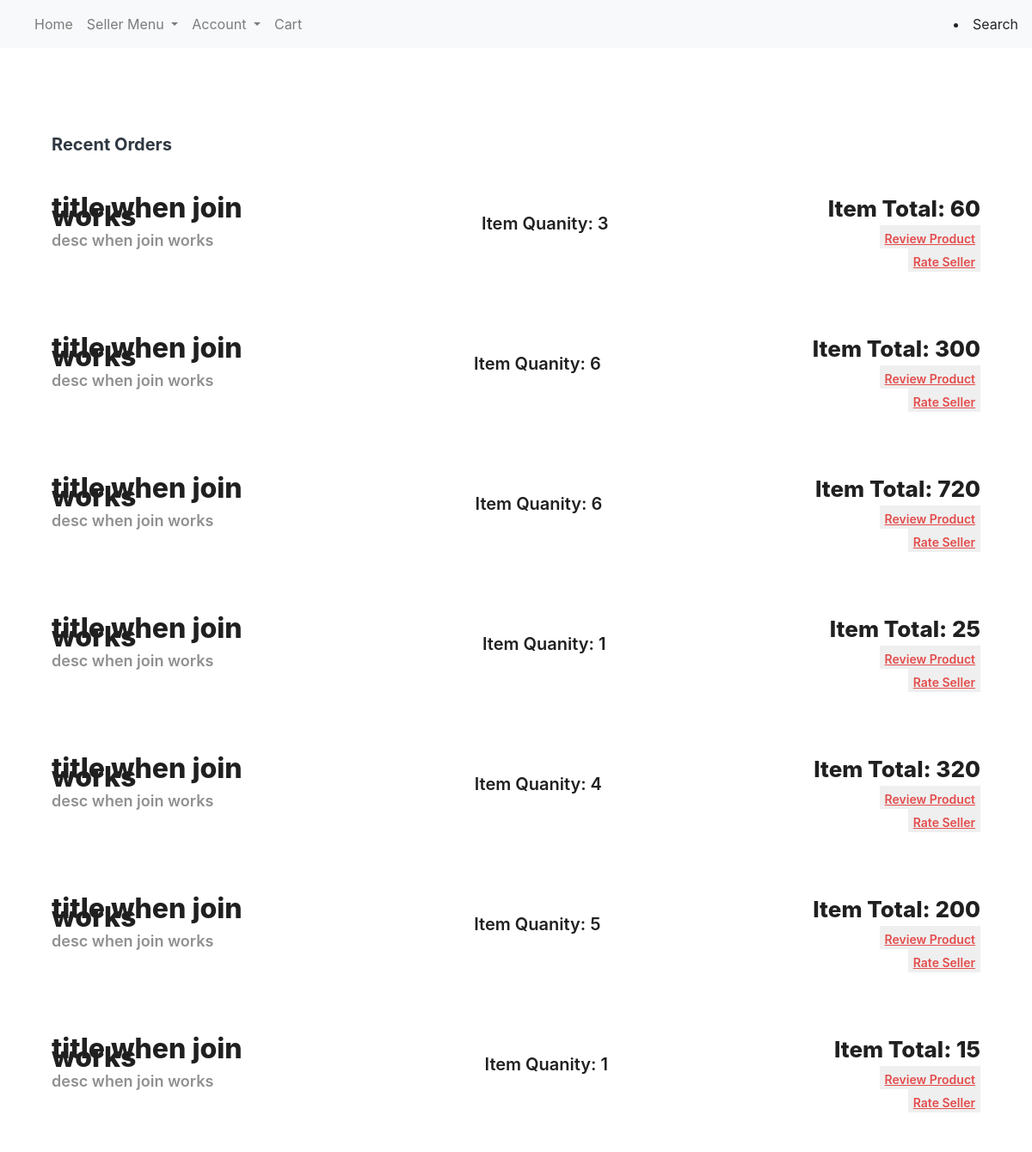
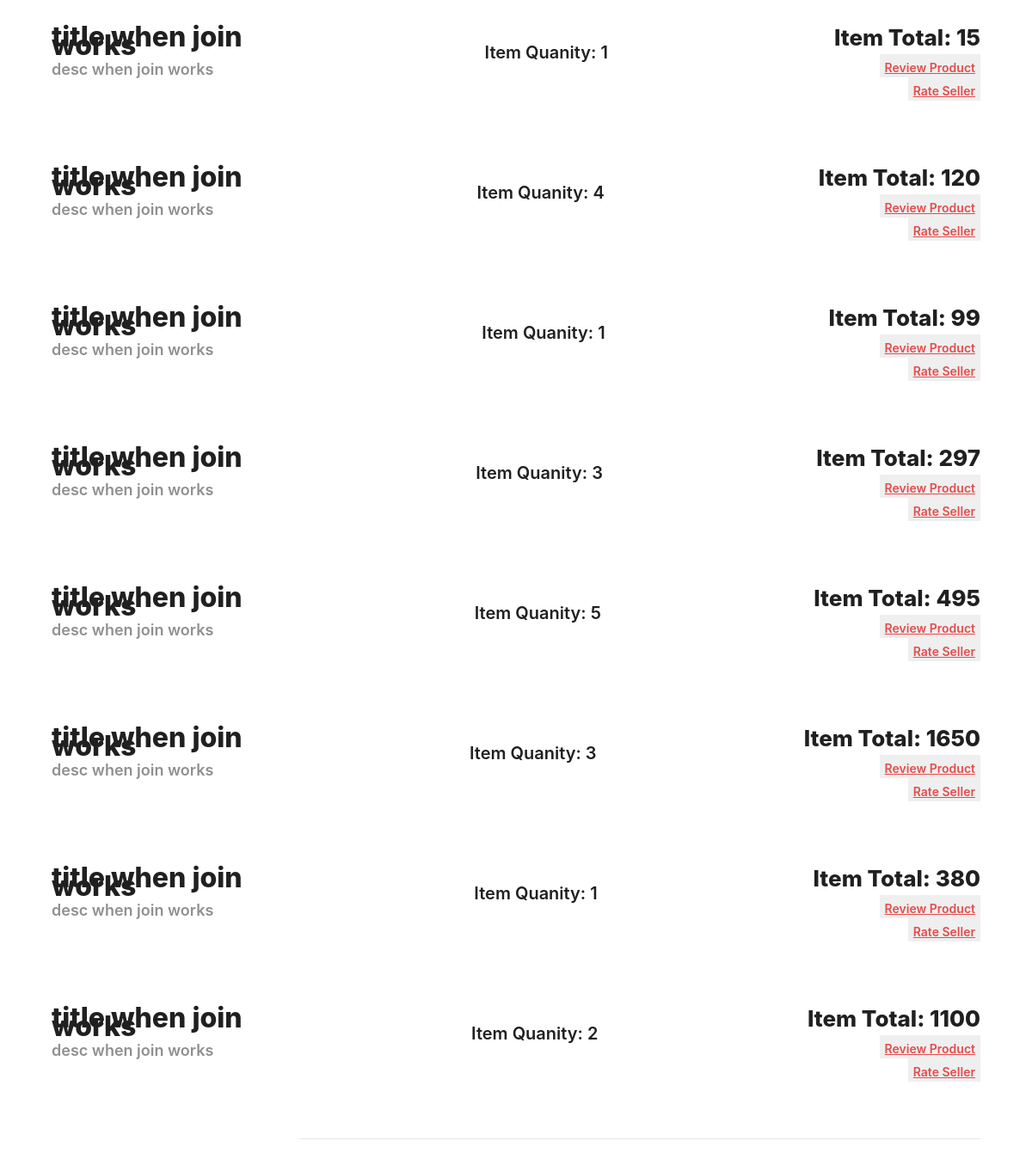
/checkout (signed in), run on the app's committed database (2 pictures, top to bottom).
### tables this page shows
CREATE TABLE Orders(transaction_id INTEGER NOT NULL PRIMARY KEY AUTOINCREMENT, seller_email TEXT NOT NULL, listing_id INT NOT NULL, buyer_email TEXT NOT NULL, date TEXT NOT NULL, quanity INT NOT NULL, payment INT NOT NULL, cart INT NOT NULL, cancelled INT NOT NULL, FOREIGN KEY (seller_email) REFERENCES Sellers (email), FOREIGN KEY (buyer_email) REFERENCES Buyers (email), FOREIGN KEY (listing_id) REFERENCES Product_Listings (listing_id), FOREIGN KEY (payment) REFERENCES Credit_Cards (credit_card_num) );

### app.py (the view)
@app.route('/checkout', methods=['GET', 'POST'])
def checkout():
    if session.returnIsBuyer() == 0:
        return redirect('/')
    checkoutCart_request()
    orders = finishedOrders_request()
    return render_template('orders.html', orders=orders) #cart = 0, cancelled = 0

### app.py (called while the page is built)
def checkoutCart_request():
    connection = sql.connect('database.db')
    connection.execute('UPDATE Orders SET cart = 0, cancelled = 0 WHERE Orders.buyer_email = ''?'' AND Orders.cart = 1;', (session.returnUserID(), ))
    connection.commit()
    connection.close()

def finishedOrders_request():
    connection = sql.connect('database.db')
    cursor = connection.execute('SELECT * FROM Orders WHERE Orders.buyer_email = ''?'' AND Orders.cart = 0 AND Orders.cancelled = 0 ORDER BY date(date,"yyyy-mm-dd") DESC;', (session.returnUserID(),))
    return cursor.fetchall()

### session.py (called while the page is built)
    def returnUserID(self):
        return self.userID

    def returnIsSeller(self):
        return self.isSeller

    def returnIsBuyer(self):
        return self.isBuyer

### templates/orders.html (shortened to what this page needs)
<!DOCTYPE html>
<html lang="en" dir="ltr">
    <head>
        <link rel="stylesheet" href="https://stackpath.bootstrapcdn.com/bootstrap/4.4.1/css/bootstrap.min.css"
>
        <link rel="stylesheet" type="text/css" href="{{ url_for('static', filename='css/styles.css') }}" />
        <link rel="stylesheet" href="https://cdnjs.cloudflare.com/ajax/libs/bootstrap/4.5.3/css/bootstrap.min.css" />
    </head>
	<body class="cartbody">
		<nav class="navbar navbar-expand-lg navbar-light bg-light">
		  <div class="collapse navbar-collapse" id="navbarSupportedContent">
		    <ul class="navbar-nav mr-auto">
             {% for item in navbar %}
				{% if item.sublinks %}
			      <li class="nav-item dropdown">
			        <a class="nav-link dropdown-toggle" href="#" id="navbarDropdown" role="button" data-toggle="dropdown" aria-haspopup="true" aria-expanded="false">
			          {{item.text}}
			        </a>
			      </li>
			  {% elif item.url %}
			      <li class="nav-item">
			        <a class="nav-link" href="{{item.url}}">{{item.text}}</a>
			      </li>
		      {% endif %}
		      {% endfor %}
		      </ul>
		  </div>
		  <li>Search</li>
		</nav>
		<div class="cart-container">
			<div class="cart-header">
				<h3 class="cart-heading">Recent Orders</h3>
			</div>
			{% for item in orders %}
			<div class="cart-items">
				<div class="cart-about">
					<h1 class="cart-title">title when join works</h1>
					<h3 class="cart-subtitle">desc when join works</h3>
				</div>
				<div class="cart-counter">
					<div class="cart-count">Item Quanity: {{ item[5] }}</div>
				</div>
				<div class="cart-prices">
					<div class="cart-amount">Item Total: {{ item[6] }}</div>
					<form action="/reviewproduct" method="POST">
						<button type="submit" href="/reviewproduct" class="cart-remove" style="border: 0px !important;"><u>Review Product</u></button>
					</form>
					<form action="/rateseller" method="POST">
						<button type="submit" href="/rateseller" class="cart-remove" style="border: 0px !important;"><u>Rate Seller</u></button>
					</form>
				  </div>
			</div>
			{% endfor %}
		<hr>
    </body>
</html>

### static/css/styles.css (style rules this page uses)
.cart-container { margin-top: 100px; width: 100%; background-color: #ffffff; }
.cart-header { margin: auto; padding-bottom: 15px; width: 90%; height: 15%; display: flex; justify-content: space-between; align-items: center; }
.cart-heading { font-size: 20px; font-weight: 700; color: #2F3841; }
.cart-remove { padding-top: 5px; font-size: 14px; font-weight: 600; color: #E44C4C; cursor: pointer; }
.cart-items { margin: auto; width: 90%; height: 30%; display: flex; justify-content: space-between; margin-bottom: 50px; align-items: center; }
.cart-about { height: 100%; width: 24%; }
.cart-title { padding-top: 10px; line-height: 10px; font-size: 32px; font-weight: 800; color: #202020; }
.cart-subtitle { padding-top: 10px; line-height: 10px; font-size: 18px; font-weight: 600; color: #909090; }
.cart-counter { width: 15%; display: flex; justify-content: space-between; align-items: center; }
.cart-count { font-size: 20px; font-weight: 600; color: #202020; }
.cart-prices { height: 100%; text-align: right; }
.cart-amount { padding-top: 20px; font-size: 26px; font-weight: 800; color: #202020; }
hr { width: 66%; float: right; margin-top: 50px; margin-right: 5%; }

### data on the page
Orders: quanity "3", payment "60"
Orders: quanity "6", payment "300"
Orders: quanity "6", payment "720"
Orders: quanity "1", payment "25"
Orders: quanity "4", payment "320"
Orders: quanity "5", payment "200"
Orders: quanity "1", payment "15"
Orders: quanity "1", payment "15"
Orders: quanity "4", payment "120"
Orders: quanity "1", payment "99"
Orders: quanity "3", payment "297"
Orders: quanity "5", payment "495"
Orders: quanity "3", payment "1650"
Orders: quanity "1", payment "380"
Orders: quanity "2", payment "1100"

### other printed values
{{ item.text }} "Home" "Cart"
{{ item.text }} "Seller Menu" "Account"
